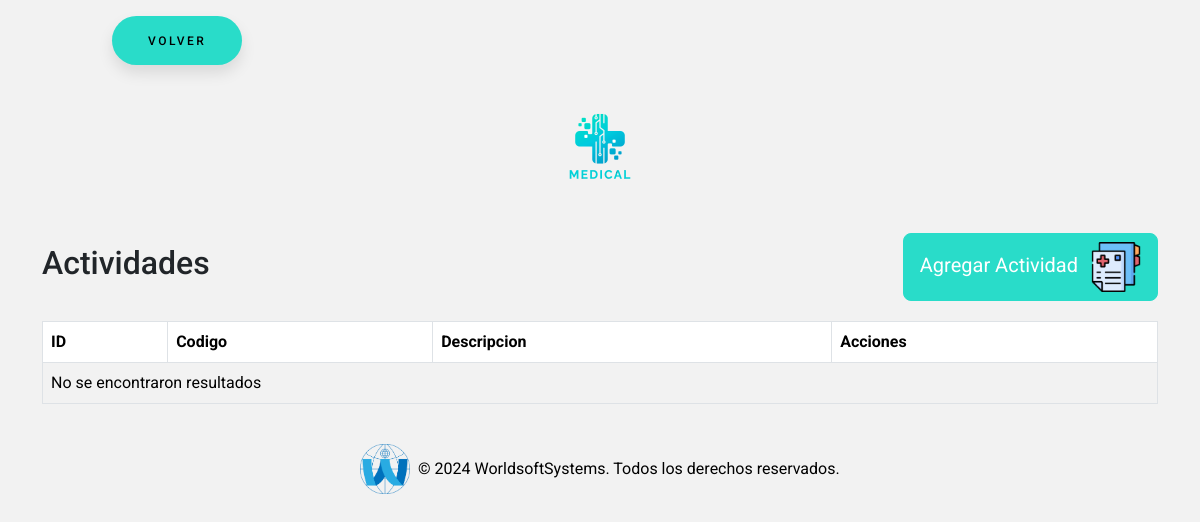
Page /actividades/actividades.php (signed in) on the earlier database version.
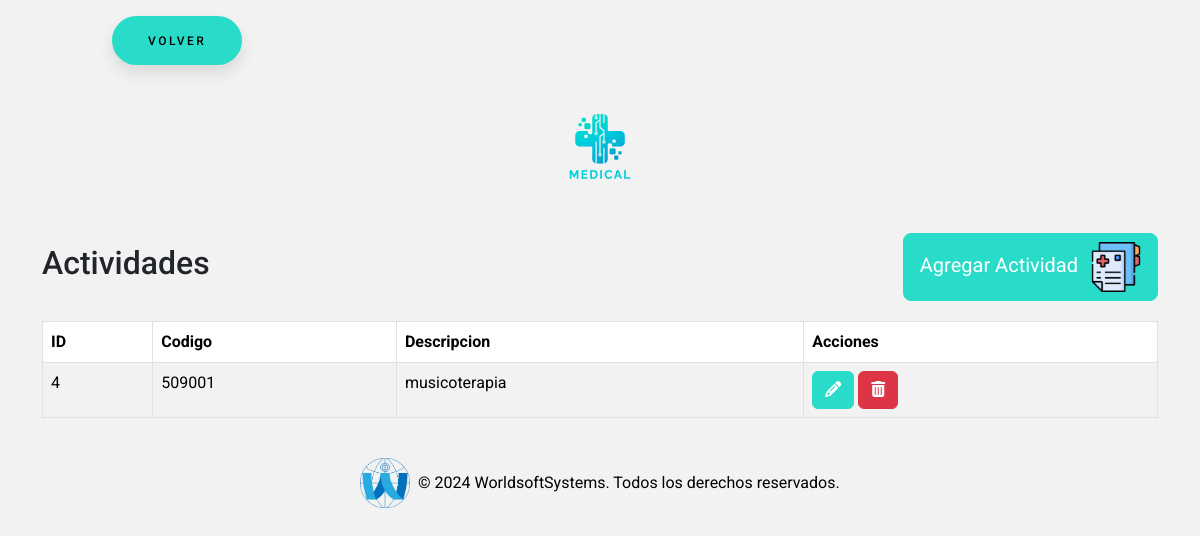
Same page on the later database version.
### tables this page shows
CREATE TABLE `actividades` (
  `descripcion` varchar(255) NOT NULL,
  `id` int(255) NOT NULL,
  `codigo` varchar(255) NOT NULL
);

### actividades/actividades.php (the view, shortened to what this page needs)
<?php
require_once "../conexion.php";
$sql = "SELECT * FROM actividades";
$result = $conn->query($sql);
?>
<!DOCTYPE html>
<html lang="en">
<head>
    <link href="https://cdn.jsdelivr.net/npm/bootstrap@5.3.3/dist/css/bootstrap.min.css" rel="stylesheet"
>
    <link rel="stylesheet" href="https://cdnjs.cloudflare.com/ajax/libs/font-awesome/6.5.2/css/all.min.css"
 />
    <link rel="stylesheet" href="../estilos/styleBotones.css">
    <link rel="stylesheet" href="../estilos/styleGeneral.css">
</head>
<body>
    <button class="button" style="vertical-align:middle; margin-left:7rem"
        onclick="window.location.href = '../seccionAjustes/ajustes.php';">
        <span>VOLVER</span>
    </button>
    <div class="text-center my-4">
        <img src="../img/logo.png" alt="Logo MEDICAL" class="img-fluid" style="max-width: 120px;">
    </div>
    <div class="container">
        <div class="title-container">
            <h2>Actividades</h2>
            <button type="button" class="btn btn-custom btn-lg" data-bs-toggle="modal"
                data-bs-target="#agregarActividadModal">
                Agregar Actividad <img src="../img/actividad.png" alt="Icono agregar obra social"
                    style="width: 50px; height: 50px; margin-left: 8px;">
            </button>
        </div>
        <table class="table table-striped table-bordered">
            <thead class="thead-dark">
                <tr>
                    <th>ID</th>
                    <th>Codigo</th>
                    <th>Descripcion</th>
                    <th>Acciones</th>
                </tr>
            </thead>
            <tbody>
                <?php if ($result->num_rows > 0): ?>
                    <?php while ($row = $result->fetch_assoc()): ?>
                        <tr>
                            <td><?= $row["id"] ?></td>
                            <td><?= $row["codigo"] ?></td>
                            <td><?= $row["descripcion"] ?></td>
                            <td>
                                <button class="btn btn-custom-editar" onclick='editarActividad(<?= json_encode($row) ?>)'><i
                                        class="fas fa-pencil-alt"></i></button>
                                <a href="?eliminar=<?= $row['id'] ?>" class="btn btn-danger"
                                    onclick="return confirm('¿Estás seguro de que deseas eliminar esta actividad?');"><i
                                        class="fas fa-trash-alt"></i></a>
                            </td>
                        </tr>
                    <?php endwhile; ?>
                <?php else: ?>
                    <tr>
                        <td colspan="4">No se encontraron resultados</td>
                    </tr>
                <?php endif; ?>
            </tbody>
        </table>
    </div>
    <footer class="bg-dark text-white text-center py-4 mt-auto">
        <div class="container">
            <div class="row justify-content-center">
                <div class="col-md-12 footer-logo-text">
                    <img src="../img/logoWSS.png" alt="Logo" class="img-fluid" style="max-height: 50px;">
                    <p class="mb-0">&copy; 2024 WorldsoftSystems. Todos los derechos reservados.</p>
                </div>
            </div>
        </div>
    </footer>
</body>
</html>

Differences in the rows shown:
added actividades: id "4", codigo "509001", descripcion "musicoterapia"
Other differences:
text no longer shown: "No se encontraron resultados"
